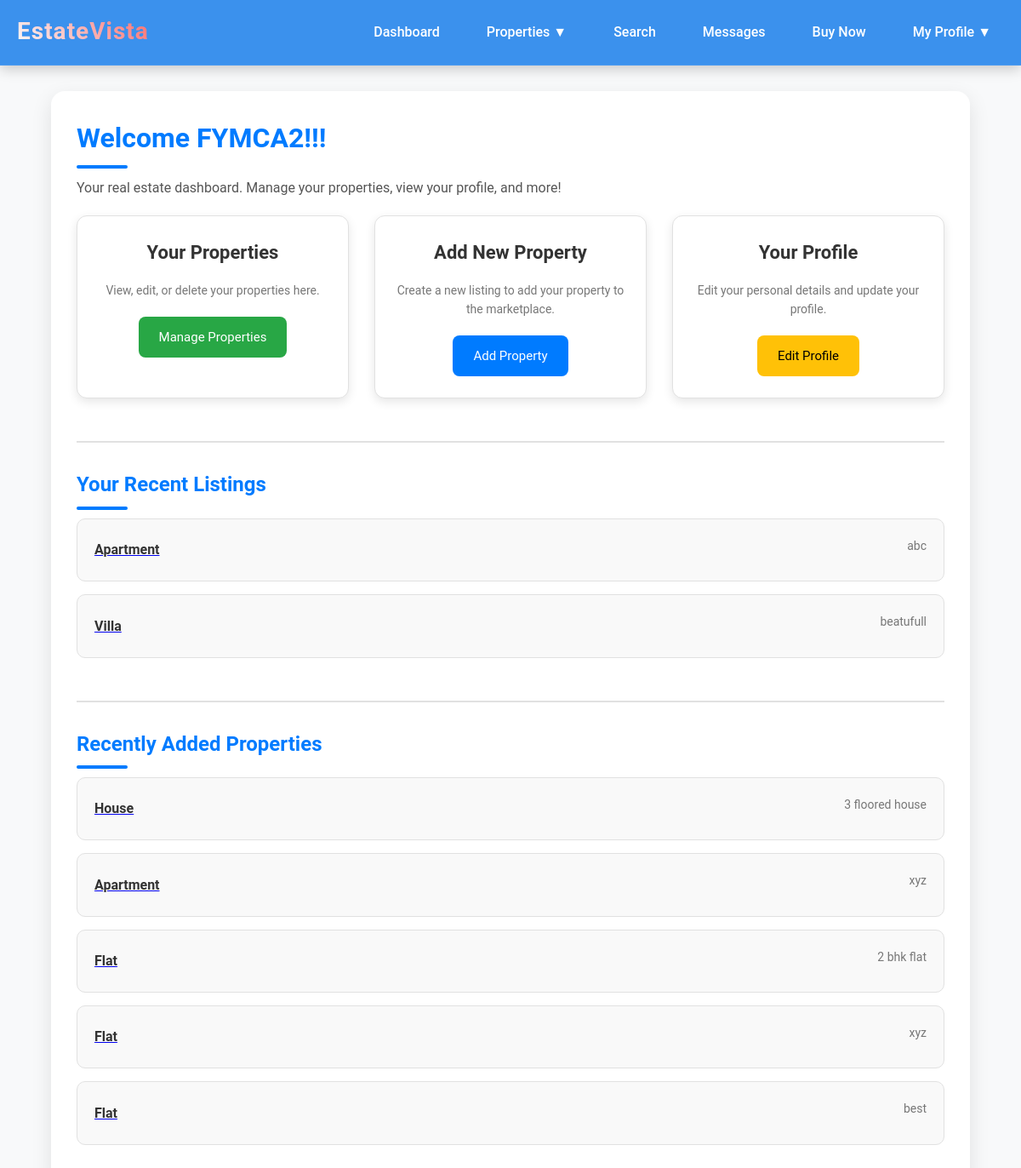
The page /dashboard/ (signed in) on the database its author committed.
### realestate/models.py (models this page shows, shortened)
class Property(models.Model):
    owner = models.ForeignKey(User, on_delete=models.CASCADE, null=True, blank=True)
    name = models.CharField(max_length=100)
    location = models.CharField(max_length=255)
    price = models.DecimalField(max_digits=10, decimal_places=2)
    description = models.TextField()
    image = models.ImageField(upload_to='property_images/', null=True, blank=True)
    status = models.CharField(max_length=20, choices=[
    ('available', 'Available'),   # Open for sale or rent
    ('sold', 'Sold'),            # Property has been sold
    ('rented', 'Rented'),        # Property is rented
    ('pending', 'Pending'),      # Offer is being processed
], default='Available')
    bedrooms = models.PositiveIntegerField(default=1)
    bathrooms = models.PositiveIntegerField(default=1)
    area_sqft = models.PositiveIntegerField(help_text="Total area in square feet", null=True, blank=True)
    property_type = models.CharField(max_length=50, choices=[
        ('apartment', 'Apartment'),
        ('villa', 'Villa'),
        ('office', 'Office'),
    ], default='apartment')
    created_at = models.DateTimeField(auto_now_add=True)

### realestate/views.py (the view)
# urls.py: path('dashboard/', views.dashboard, name='dashboard'),
@login_required
def dashboard(request):
    user_properties = Property.objects.filter(owner=request.user).order_by('-created_at')[:5]
    recent_properties = Property.objects.all().order_by('-created_at')[:5]  # All new listings
    return render(request, 'dashboard.html', {
        'user_properties': user_properties,
        'recent_properties': recent_properties
    })

### realestate/templates/dashboard.html (shortened to what this page needs)
{% load static %}
<!DOCTYPE html>
<html lang="en">
<head>
    {% include 'header.html' %}
    <link rel="stylesheet" href="{% static 'css/header.css' %}">
    <link rel="stylesheet" href="{% static 'css/footer.css' %}">
    <link rel="stylesheet" href="{% static 'css/dashboard.css' %}">
</head>
<body>
    <main class="dashboard-container">
        <h2>Welcome {{ user.username }}!!!</h2>
        <p>Your real estate dashboard. Manage your properties, view your profile, and more!</p>
        <div class="dashboard-grid">
            <div class="dashboard-card">
                <h3>Your Properties</h3>
                <p>View, edit, or delete your properties here.</p>
                <a href="{% url 'property_list' %}" class="btn btn-success">Manage Properties</a>
            </div>
            <div class="dashboard-card">
                <h3>Add New Property</h3>
                <p>Create a new listing to add your property to the marketplace.</p>
                <a href="{% url 'add_property' %}" class="btn btn-primary">Add Property</a>
            </div>
            <div class="dashboard-card">
                <h3>Your Profile</h3>
                <p>Edit your personal details and update your profile.</p>
                <a href="{% url 'profile' %}" class="btn btn-warning">Edit Profile</a>
            </div>
        </div>
<div class="recent-properties">
    <h3>Your Recent Listings</h3>
    <ul class="property-list">
        {% for property in user_properties %}
            <li class="property-item">
                <a href="{% url 'property_detail' property.id %}">
                    <strong>{{ property.name }}</strong>
                </a>
                <br>
                <small>{{ property.description }}</small>
            </li>
        {% empty %}
            <p>You haven't added any properties yet.</p>
        {% endfor %}
    </ul>
</div>
        <div class="recent-properties">
            <h3>Recently Added Properties</h3>
            <ul class="property-list">
                {% for property in recent_properties %}
                    <li class="property-item">
                        <a href="{% url 'property_detail' property.id %}">
                            <strong>{{ property.name }}</strong>
                        </a>
                        <br>
                        <small>{{ property.description }}</small>
                    </li>
                {% empty %}
                    <p>No new properties added yet.</p>
                {% endfor %}
            </ul>
        </div>
</body>
</html>

### realestate/static/css/footer.css (style rules this page uses)
html, body { height: 100%; margin: 0; display: flex; flex-direction: column; font-family: 'Segoe UI', Tahoma, Geneva, Verdana, sans-serif; line-height: 1.6; }

### realestate/static/css/dashboard.css (style rules this page uses)
* { margin: 0; padding: 0; box-sizing: border-box; }
body { font-family: 'Roboto', Arial, sans-serif; background-color: #f8f9fa; color: #333; line-height: 1.6; }
.dashboard-container { margin: 30px auto; padding: 30px; background-color: white; border-radius: 16px; box-shadow: 0 8px 24px rgba(0, 0, 0, 0.1); max-width: 1200px; width: 90%; animation: fadeIn 1s ease-in-out; }
.dashboard-container h2 { font-size: 32px; font-weight: 700; color: #007bff; margin-bottom: 20px; position: relative; display: inline-block; }
.dashboard-container h2::after { content: ''; position: absolute; bottom: -10px; left: 0; width: 60px; height: 4px; background-color: #007bff; border-radius: 2px; }
.dashboard-container p { font-size: 16px; color: #555; margin-bottom: 20px; }
.dashboard-grid { display: grid; grid-template-columns: repeat(auto-fill, minmax(280px, 1fr)); gap: 30px; margin-bottom: 30px; }
.dashboard-card { background-color: #ffffff; border: 1px solid #e1e1e1; border-radius: 12px; padding: 25px; text-align: center; box-shadow: 0 4px 12px rgba(0, 0, 0, 0.1); transition: all 0.3s ease; position: relative; overflow: hidden; }
.dashboard-card::before { content: ''; position: absolute; top: 0; left: 0; width: 100%; height: 4px; background-color: #007bff; transform: scaleX(0); transform-origin: left; transition: transform 0.3s ease; }
.dashboard-card h3 { font-size: 22px; font-weight: 600; color: #333; margin-bottom: 15px; }
.dashboard-card p { font-size: 14px; color: #777; margin-bottom: 20px; }
.dashboard-card .btn { display: inline-block; padding: 12px 24px; border-radius: 8px; font-size: 15px; text-decoration: none; transition: all 0.3s ease; cursor: pointer; border: none; outline: none; }
.btn-success { background-color: #28a745; color: white; }
.btn-primary { background-color: #007bff; color: white; }
.btn-warning { background-color: #ffc107; color: black; }
.recent-properties { margin-top: 50px; padding-top: 30px; border-top: 2px solid #e1e1e1; }
.recent-properties h3 { font-size: 24px; font-weight: 700; color: #007bff; margin-bottom: 20px; position: relative; display: inline-block; }
.recent-properties h3::after { content: ''; position: absolute; bottom: -10px; left: 0; width: 60px; height: 4px; background-color: #007bff; border-radius: 2px; }
.property-list { list-style-type: none; padding: 0; }
.property-item { padding: 20px; background-color: #f9f9f9; border: 1px solid #e1e1e1; margin-bottom: 15px; border-radius: 10px; transition: all 0.3s ease; display: flex; justify-content: space-between; align-items: center; }
.property-item strong { font-size: 16px; color: #333; margin-bottom: 5px; }
.property-item small { font-size: 14px; color: #777; margin-bottom: 10px; }

### rows shown on the page
Property: name "Apartment", description "abc"
Property: name "Villa", description "beatufull"
Property: name "House", description "3 floored house"
Property: name "Apartment", description "xyz"
Property: name "Flat", description "2 bhk flat"
Property: name "Flat", description "xyz"
Property: name "Flat", description "best"

### other values the page prints
{{ user.username }} "FYMCA2"
